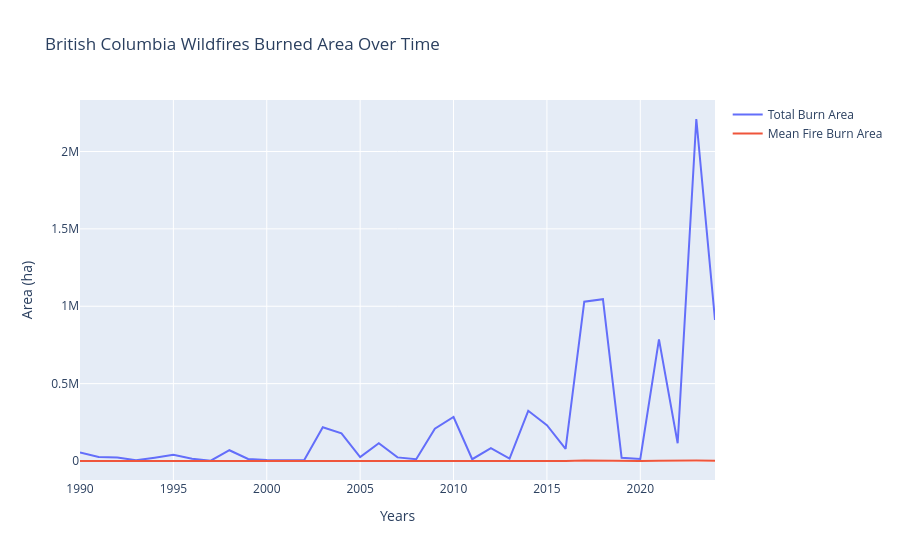

Notebook code cell kept with this figure:
### Code cell
fig2 = go.Figure()

fig2.update_layout(
    title_text = "British Columbia Wildfires Burned Area Over Time",
    xaxis_title = "Years",
    yaxis_title = "Area (ha)"
)

fig2.add_trace( go.Scatter(
    x = bc_yearly["Year"],
    y = bc_yearly["area_sum_ha"],
    name = "Total Burn Area",
    showlegend = True,

    # customdata = (np.column_stack([
    # ])),

    hovertemplate = (
        "Year: %{x}"
        "<br>Area: %{y}"
    )
))

fig2.add_trace(go.Scatter(
    x = bc_yearly["Year"],
    y = bc_yearly["area_mean_ha"],
    name = "Mean Fire Burn Area",

    hovertemplate= (
        "Year: %{x}"
        "<br>Area %{y}"
    )
))

### Figure 1 — Plotly figure (JSON) as saved in the notebook; plotly's stock layout.template omitted (floating-point values rounded to 4 significant figures)
{"data": [{"hovertemplate": "Year: %{x}<br>Area: %{y}", "name": "Total Burn Area", "showlegend": true, "type": "scatter", "x": [1990, 1991, 1992, 1993, 1994, 1995, 1996, 1997, 1998, 1999, 2000, 2001, 2002, 2003, 2004, 2005, 2006, 2007, 2008, 2009, 2010, 2011, 2012, 2013, 2014, 2015, 2016, 2017, 2018, 2019, 2020, 2021, 2022, 2023, 2024], "y": [54730.0, 26380.0, 23160.0, 4303.0, 21640.0, 40840.0, 14690.0, 1899.0, 69670.0, 13440.0, 6111.0, 6249.0, 4907.0, 218500.0, 178300.0, 25370.0, 114600.0, 23450.0, 11910.0, 209100.0, 284400.0, 11530.0, 83790.0, 16060.0, 324500.0, 231400.0, 79050.0, 1029000.0, 1045000.0, 20350.0, 13760.0, 785900.0, 114500.0, 2210000.0, 911500.0]}, {"hovertemplate": "Year: %{x}<br>Area %{y}", "name": "Mean Fire Burn Area", "type": "scatter", "x": [1990, 1991, 1992, 1993, 1994, 1995, 1996, 1997, 1998, 1999, 2000, 2001, 2002, 2003, 2004, 2005, 2006, 2007, 2008, 2009, 2010, 2011, 2012, 2013, 2014, 2015, 2016, 2017, 2018, 2019, 2020, 2021, 2022, 2023, 2024], "y": [427.6, 296.4, 272.5, 82.75, 180.4, 704.2, 349.7, 94.96, 480.5, 176.8, 88.56, 260.4, 181.7, 1528.0, 1283.0, 497.5, 481.5, 80.03, 33.08, 393.8, 817.3, 113.0, 287.9, 54.62, 1040.0, 609.0, 374.6, 3289.0, 1644.0, 140.4, 128.6, 1823.0, 309.3, 3437.0, 2165.0]}], "layout": {"title": {"text": "British Columbia Wildfires Burned Area Over Time"}, "xaxis": {"title": {"text": "Years"}}, "yaxis": {"title": {"text": "Area (ha)"}}}}
